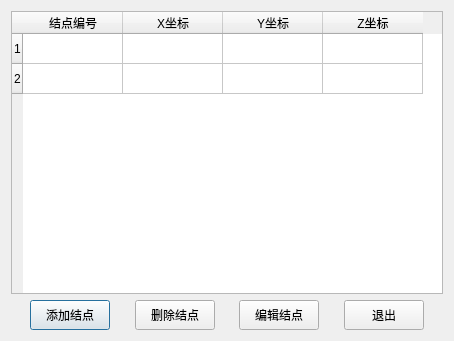
<?xml version="1.0" encoding="UTF-8"?>
<ui version="4.0">
 <class>disp3dpoint</class>
 <widget class="QDialog" name="disp3dpoint">
  <property name="geometry">
   <rect>
    <x>0</x>
    <y>0</y>
    <width>454</width>
    <height>341</height>
   </rect>
  </property>
  <property name="windowTitle">
   <string>Dialog</string>
  </property>
  <layout class="QGridLayout" name="gridLayout">
   <item row="0" column="0">
    <widget class="QTableWidget" name="tablew_PointPara">
     <row>
      <property name="text">
       <string>1</string>
      </property>
     </row>
     <row>
      <property name="text">
       <string>2</string>
      </property>
     </row>
     <column>
      <property name="text">
       <string>结点编号</string>
      </property>
     </column>
     <column>
      <property name="text">
       <string>X坐标</string>
      </property>
     </column>
     <column>
      <property name="text">
       <string>Y坐标</string>
      </property>
     </column>
     <column>
      <property name="text">
       <string>Z坐标</string>
      </property>
     </column>
    </widget>
   </item>
   <item row="1" column="0">
    <layout class="QHBoxLayout" name="horizontalLayout">
     <item>
      <spacer name="horizontalSpacer_3">
       <property name="orientation">
        <enum>Qt::Horizontal</enum>
       </property>
       <property name="sizeHint" stdset="0">
        <size>
         <width>40</width>
         <height>20</height>
        </size>
       </property>
      </spacer>
     </item>
     <item>
      <widget class="QPushButton" name="pbtn_AddPoint">
       <property name="minimumSize">
        <size>
         <width>0</width>
         <height>30</height>
        </size>
       </property>
       <property name="text">
        <string>添加结点</string>
       </property>
      </widget>
     </item>
     <item>
      <spacer name="horizontalSpacer">
       <property name="orientation">
        <enum>Qt::Horizontal</enum>
       </property>
       <property name="sizeHint" stdset="0">
        <size>
         <width>40</width>
         <height>20</height>
        </size>
       </property>
      </spacer>
     </item>
     <item>
      <widget class="QPushButton" name="pbtn_DelectPoint">
       <property name="minimumSize">
        <size>
         <width>0</width>
         <height>30</height>
        </size>
       </property>
       <property name="text">
        <string>删除结点</string>
       </property>
      </widget>
     </item>
     <item>
      <spacer name="horizontalSpacer_2">
       <property name="orientation">
        <enum>Qt::Horizontal</enum>
       </property>
       <property name="sizeHint" stdset="0">
        <size>
         <width>40</width>
         <height>20</height>
        </size>
       </property>
      </spacer>
     </item>
     <item>
      <widget class="QPushButton" name="pbtn_EditPoint">
       <property name="minimumSize">
        <size>
         <width>0</width>
         <height>30</height>
        </size>
       </property>
       <property name="text">
        <string>编辑结点</string>
       </property>
      </widget>
     </item>
     <item>
      <spacer name="horizontalSpacer_4">
       <property name="orientation">
        <enum>Qt::Horizontal</enum>
       </property>
       <property name="sizeHint" stdset="0">
        <size>
         <width>40</width>
         <height>20</height>
        </size>
       </property>
      </spacer>
     </item>
     <item>
      <widget class="QPushButton" name="pbtn_EditPoint_2">
       <property name="minimumSize">
        <size>
         <width>0</width>
         <height>30</height>
        </size>
       </property>
       <property name="text">
        <string>退出</string>
       </property>
      </widget>
     </item>
     <item>
      <spacer name="horizontalSpacer_5">
       <property name="orientation">
        <enum>Qt::Horizontal</enum>
       </property>
       <property name="sizeHint" stdset="0">
        <size>
         <width>40</width>
         <height>20</height>
        </size>
       </property>
      </spacer>
     </item>
    </layout>
   </item>
  </layout>
 </widget>
 <resources/>
 <connections/>
</ui>
